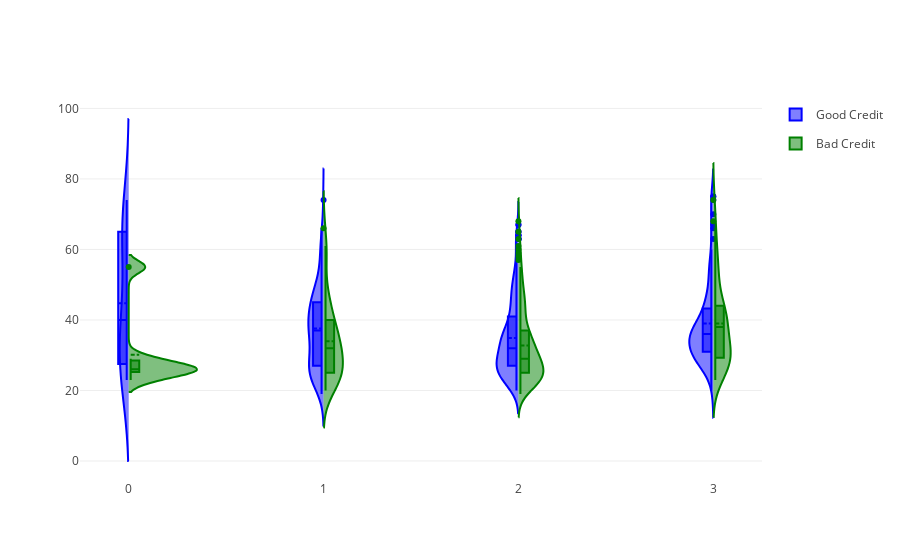

The code cell stored with this chart in its notebook:
### Code cell
fig = {
    "data": [
        {
            "type": 'violin',
            "x": df_good['Job'],
            "y": df_good['Age'],
            "legendgroup": 'Good Credit',
            "scalegroup": 'No',
            "name": 'Good Credit',
            "side": 'negative',
            "box": {
                "visible": True
            },
            "meanline": {
                "visible": True
            },
            "line": {
                "color": 'blue'
            }
        },
        {
            "type": 'violin',
            "x": df_bad['Job'],
            "y": df_bad['Age'],
            "legendgroup": 'Bad Credit',
            "scalegroup": 'No',
            "name": 'Bad Credit',
            "side": 'positive',
            "box": {
                "visible": True
            },
            "meanline": {
                "visible": True
            },
            "line": {
                "color": 'green'
            }
        }
    ],
    "layout" : {
        "yaxis": {
            "zeroline": False,
        },
        "violingap": 0,
        "violinmode": "overlay"
    }
}


py.iplot(fig, filename = 'Age-Housing', validate = False)

### Figure 1 — Plotly figure (JSON) as saved in the notebook; plotly's stock layout.template omitted (floating-point values rounded to 4 significant figures; data arrays with more than 128 entries replaced by an {"elided": "..."} marker saying what was removed)
{"data": [{"box": {"visible": true}, "legendgroup": "Good Credit", "line": {"color": "blue"}, "meanline": {"visible": true}, "name": "Good Credit", "scalegroup": "No", "side": "negative", "type": "violin", "x": {"elided": "700 int values"}, "y": {"elided": "700 int values"}}, {"box": {"visible": true}, "legendgroup": "Bad Credit", "line": {"color": "green"}, "meanline": {"visible": true}, "name": "Bad Credit", "scalegroup": "No", "side": "positive", "type": "violin", "x": {"elided": "300 int values"}, "y": {"elided": "300 int values"}}], "layout": {"violingap": 0, "violinmode": "overlay", "yaxis": {"zeroline": false}}}
